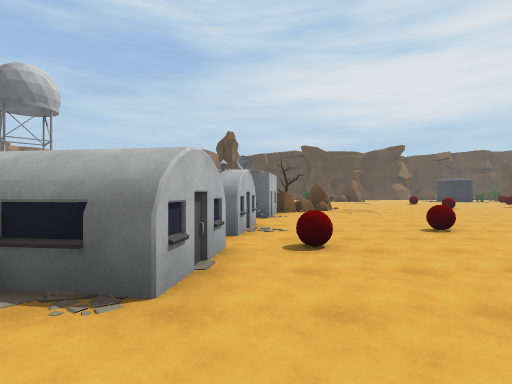
[1] (above)

24 first-person views from a walk through a scene from a Unity 3-D project. The camera is 1.5 m above the floor, looks level and sees 80° across. The floor is counted in squares, 2 m on a side. Each view is taken from the middle of a square. On the plan, view 1 faces up. The plan holds only what a view shows up to about 10 squares ahead; the rest is blank. The place goes on beyond the plan. Some animated figures are not drawn.

[2]
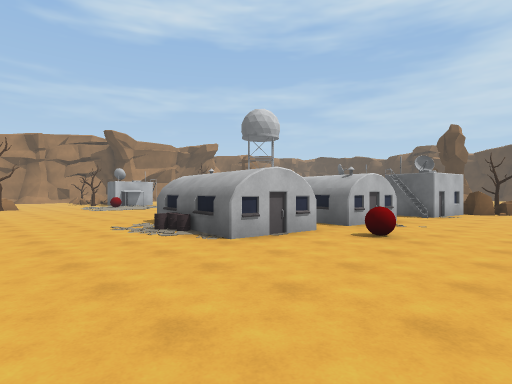

[3]
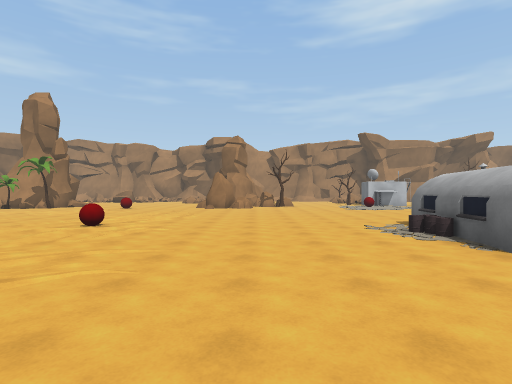

[4]
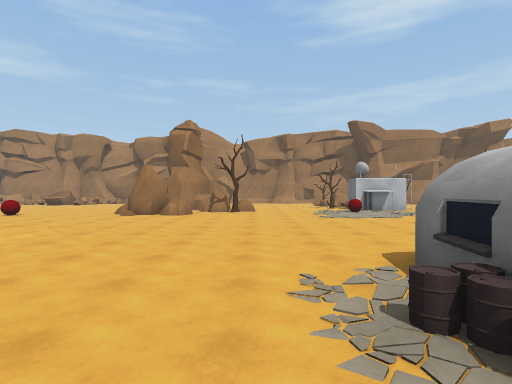

[5]
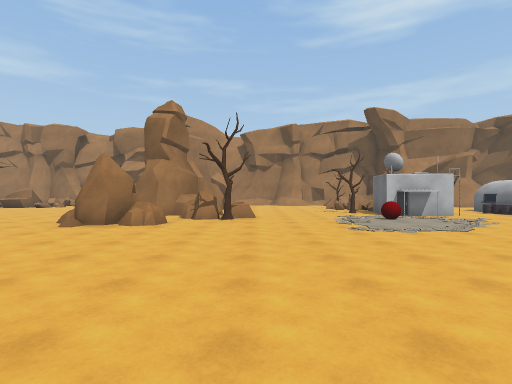

[6]
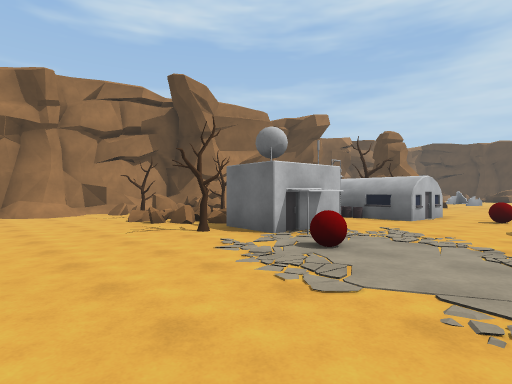

[7]
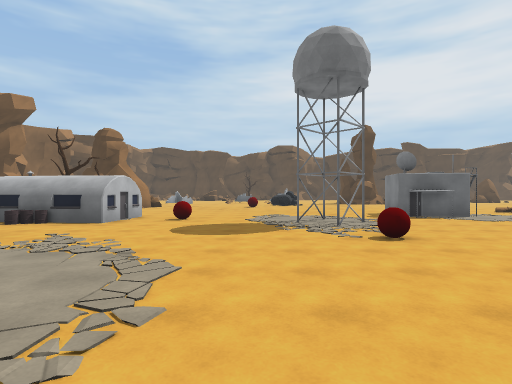

[8]
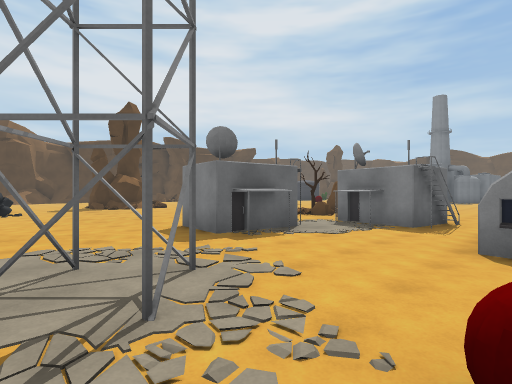

[9]
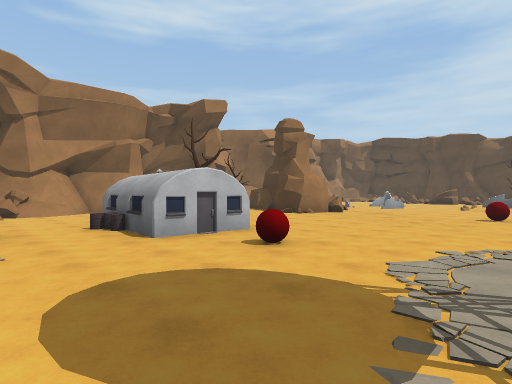

[10]
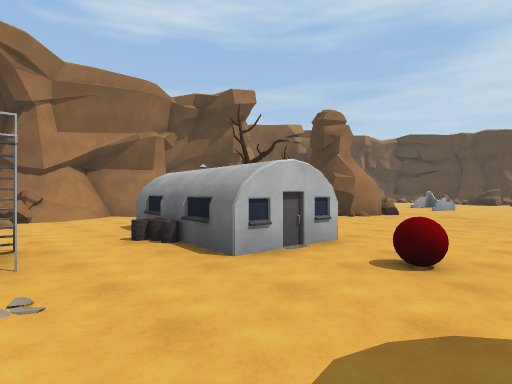

[11]
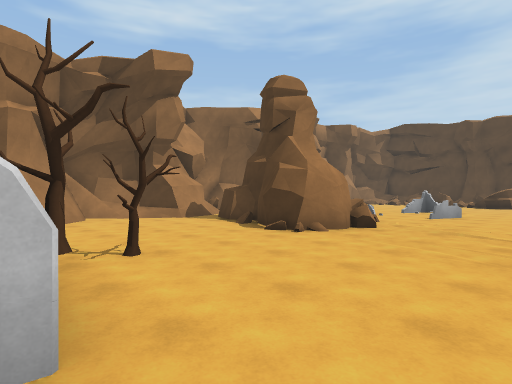

[12]
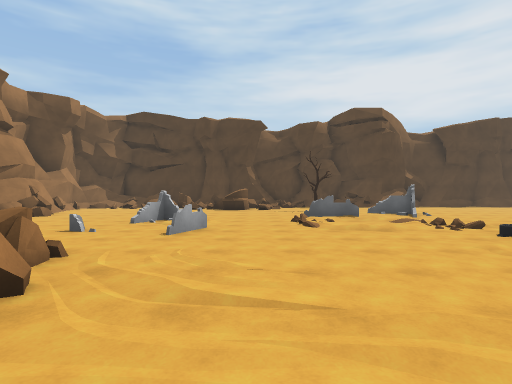

[13]
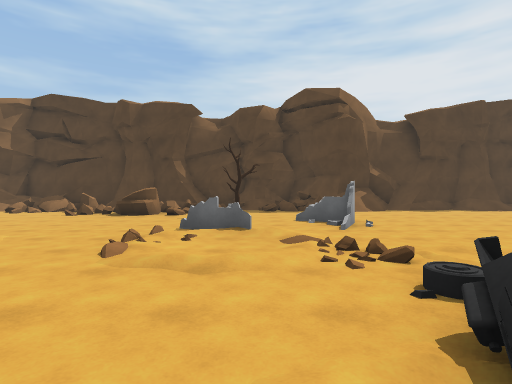

[14]
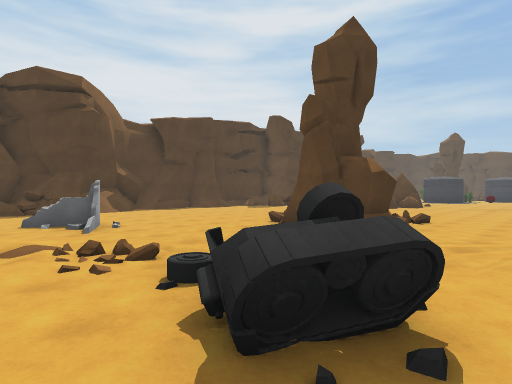

[15]
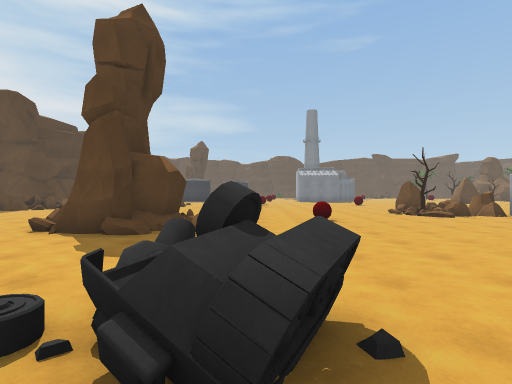

[16]
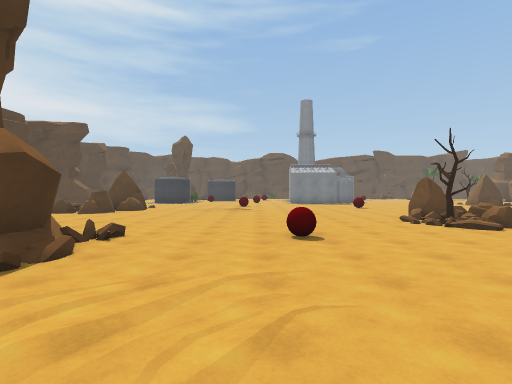

[17]
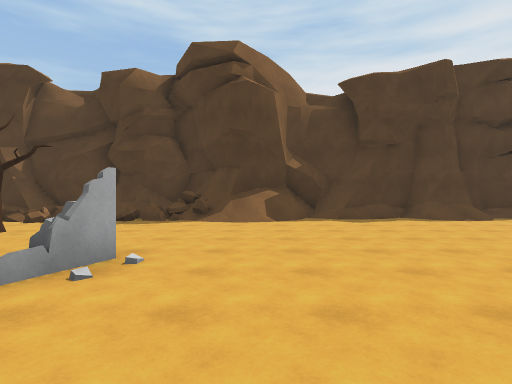

[18]
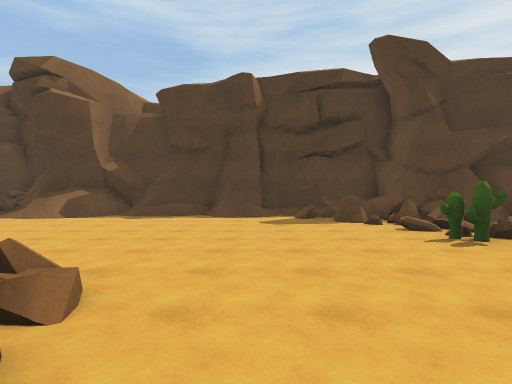

[19]
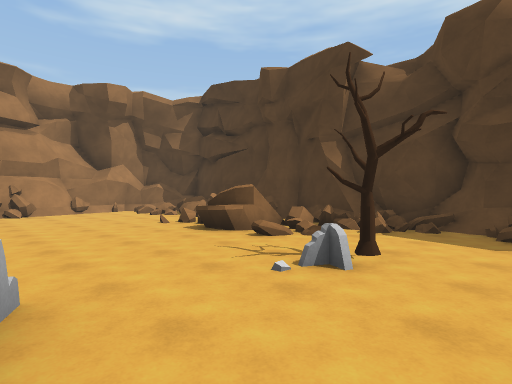

[20]
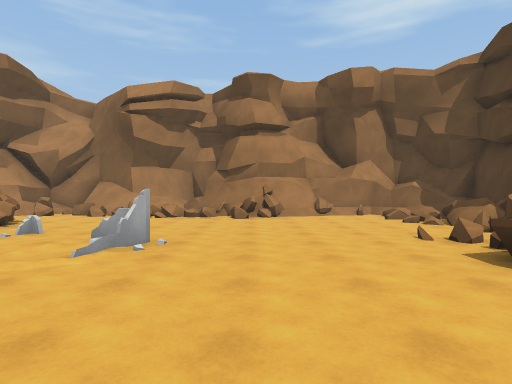

[21]
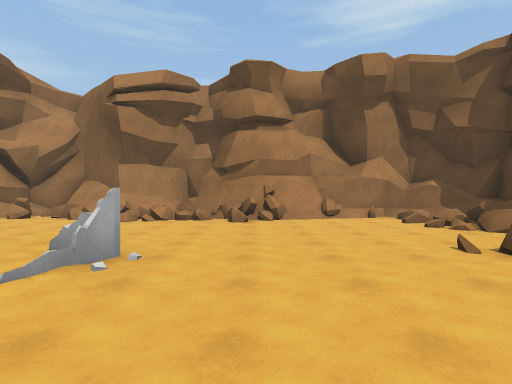

[22]
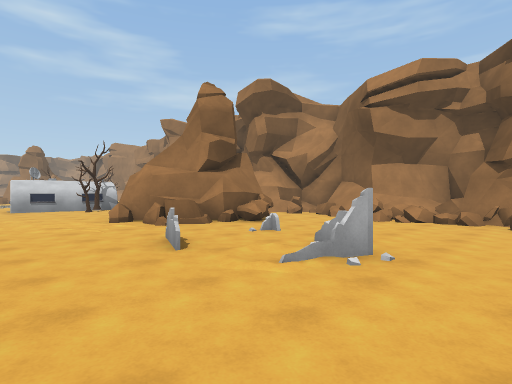

[23]
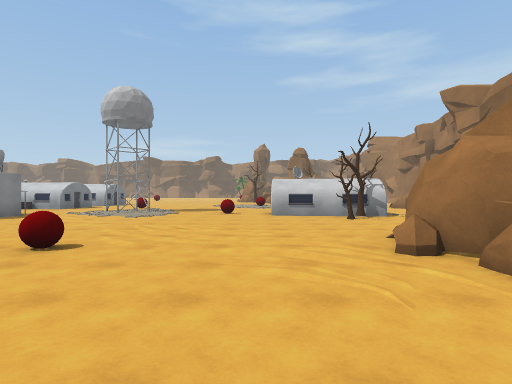

[24]
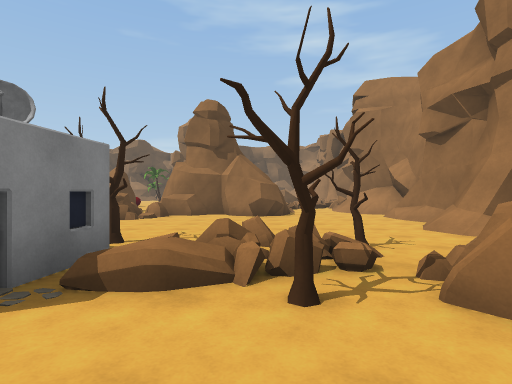

### Floor plan
Key: @ floor where view 1 was taken; # wall or solid block; x gap in a wall; . main floor; : floor 0.25 m higher than the main floor; + floor 0.5 m higher than the main floor; / step, stairs or slope; = window, fence, low wall or low ledge; ^ raised ledge; B building; R red ball; C rock; T tree; A cactus.
Columns run from 21 left of view 1 to 4 right of it. Each row starts with its distance up from view 1.
 32   #       ##########
 31  ###########/#=###/######
 30 ##===#=#====.==///......=
 29 ###=#=##=##.............=^
 28 ##....=.=#...............=
 27 ##.........T.............+
 26  #...........=#..........A
 25  ##...........#...........
 24  #.........==.............
 23 ###...=...////....###/....
 22 #==......./../....###/....
 21 #=#..=..=..///....##=.....
 20 #=............=...........
 19 #=..#//......^^...........
 18  =. ###...................
 17 ########....R.......R.....
 16 ###..##...................
 15 #/........................
 14 #/....................:...
 13 ##/..............B....TCC
 12  ## ..TT.........BBB..CC
 11  ##  BBBB........B#.BBC.
 10  #...BBBB.R..##.....BB....
  9  #/...B......##.....#B....
  8 ^#=................ ......
  7  ##.T.#B......R...B  B....
  6  ^=#=xBBB........  BB....R
  5  =.T=.T#BR......    ......
  4 .........R...... B  B.R...
  3 #................BBBB....
  2 ..................BB.....
  1 #.......C................
  0 #......CCT...........@...
 -1 /..####^C................
 -2        #.CC.............
 -3        #  C............
 -4          ........./...
 -5         .........R...
 -6        ......  ....
 -7        .. R.   ...

Where each view was taken, in squares from view 1:
view 1: 0 up, 0 right, facing up
view 2: 1 down, 3 right, facing up-left
view 3: 1 down, 3 right, facing left
view 4: 1 up, 1 left, facing left
view 5: 1 up, 4 left, facing left
view 6: 1 up, 10 left, facing up-left
view 7: 2 up, 9 left, facing up
view 8: 7 up, 8 left, facing up-right
view 9: 7 up, 8 left, facing up-left
view 10: 7 up, 10 left, facing up-left
view 11: 11 up, 11 left, facing up-left
view 12: 15 up, 12 left, facing up
view 13: 18 up, 9 left, facing up
view 14: 18 up, 9 left, facing up-right
view 15: 19 up, 9 left, facing right
view 16: 18 up, 6 left, facing right
view 17: 22 up, 5 left, facing up
view 18: 21 up, 1 right, facing up
view 19: 24 up, 8 left, facing up-left
view 20: 25 up, 10 left, facing left
view 21: 25 up, 11 left, facing left
view 22: 25 up, 11 left, facing down-left
view 23: 21 up, 12 left, facing down
view 24: 9 up, 17 left, facing down
